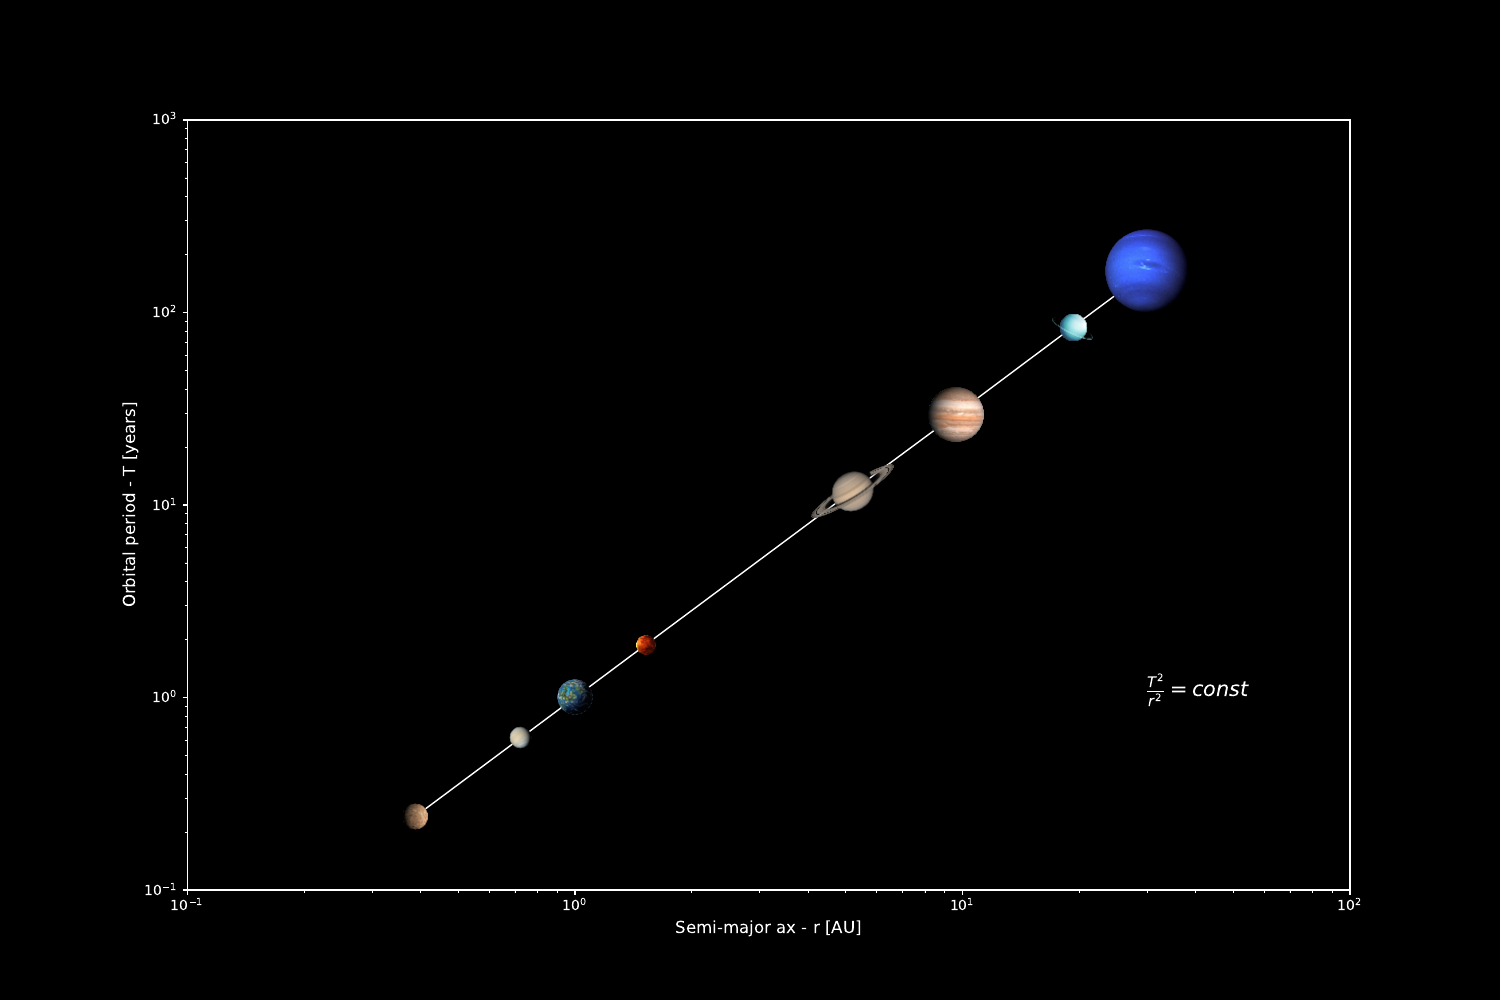

Write Python code to recreate this figure.
import numpy as np
import pandas as pd
import matplotlib.pyplot as plt

from matplotlib.offsetbox import OffsetImage, AnnotationBbox

paths = ['merkury.png', 'wenus.png', 'ziemia.png', 'mars.png', 'saturn.png', 'jowisz.png', 'uran.png', 'neptun.png']

def getImage(path, zoom=0.05):
    return OffsetImage(plt.imread(path), zoom=zoom)

data = {
    "Semi-major ax r [AU]": [0.3870321, 0.7232620, 1.0000000, 1.5233957, 5.2045455, 9.5822193, 19.2012032, 30.0474599],
    "Orbital period T [years]": [0.2409639, 0.6152793, 1.0000000, 1.8811610, 11.8592552, 29.4277108, 83.7595838, 163.7458927]
}
df = pd.DataFrame(data)
df

x = []
y = []
for i in range(8):
    a = df.loc[i]['Semi-major ax r [AU]']
    b = df.loc[i]['Orbital period T [years]']
    x.append(a)
    y.append(b)
x

plt.style.use('dark_background')
fig = plt.figure(figsize = (15, 10))
ax = fig.add_subplot()


ax.scatter(x, y)
ax.plot(x,y, 'white', linewidth = 1)
for x0, y0, path in zip(x, y,paths):
    ab = AnnotationBbox(getImage(path), (x0, y0), frameon=False)
    ax.add_artist(ab)
    
ax.set_ylim(1/10, 1000)
ax.set_yscale('log')
ax.set_xlim(1/10, 100)
ax.set_xscale('log')

plt.xlabel('Semi-major ax - r [AU]', fontsize=12)
plt.ylabel('Orbital period - T [years]', fontsize=12)

ax.text(30, 1, r"$\frac{T^2}{r^2}=const$", fontsize = 15)

plt.savefig('planets.pdf', dpi=100)
plt.show()